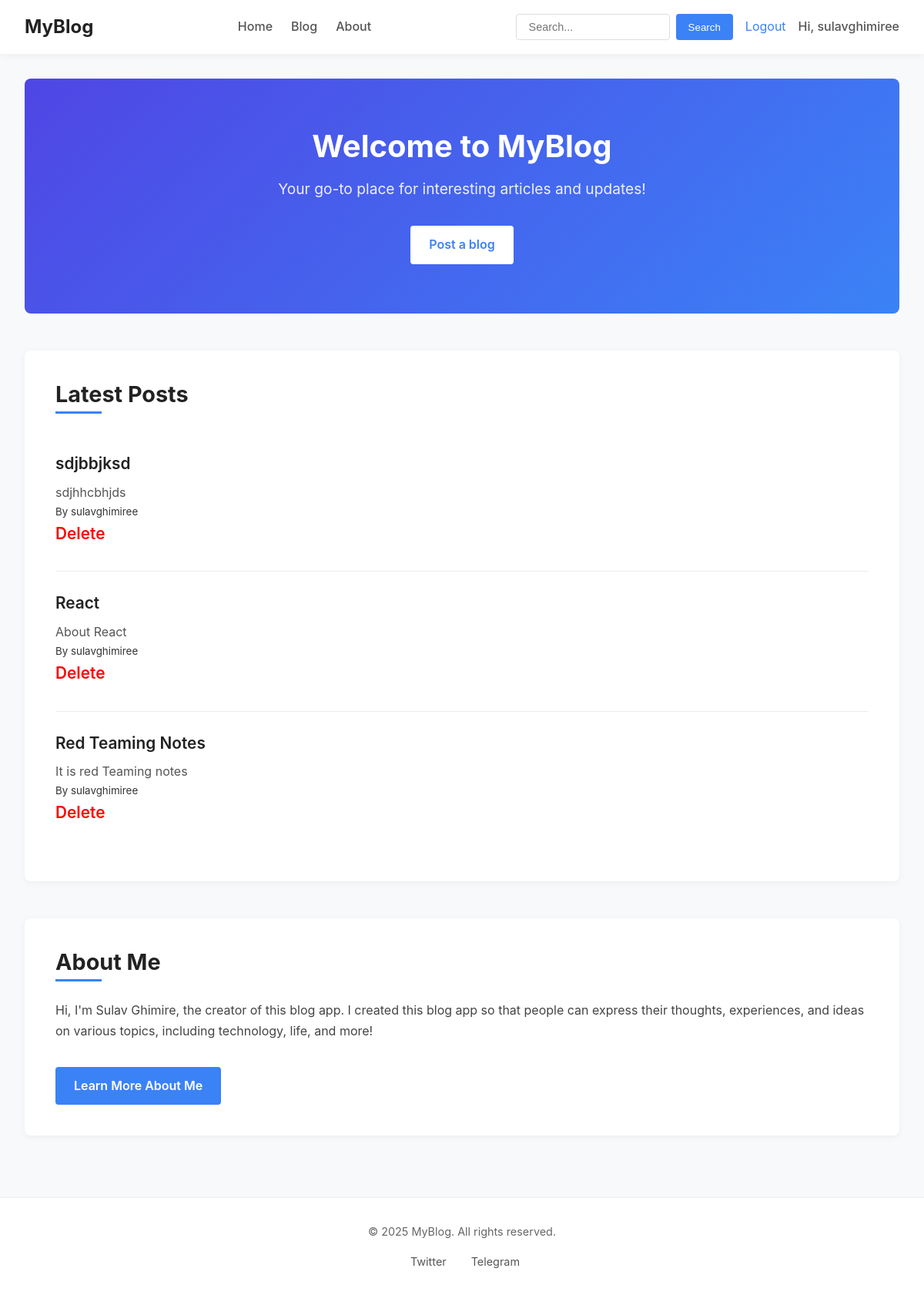
Before: / (signed in) with the older database file.
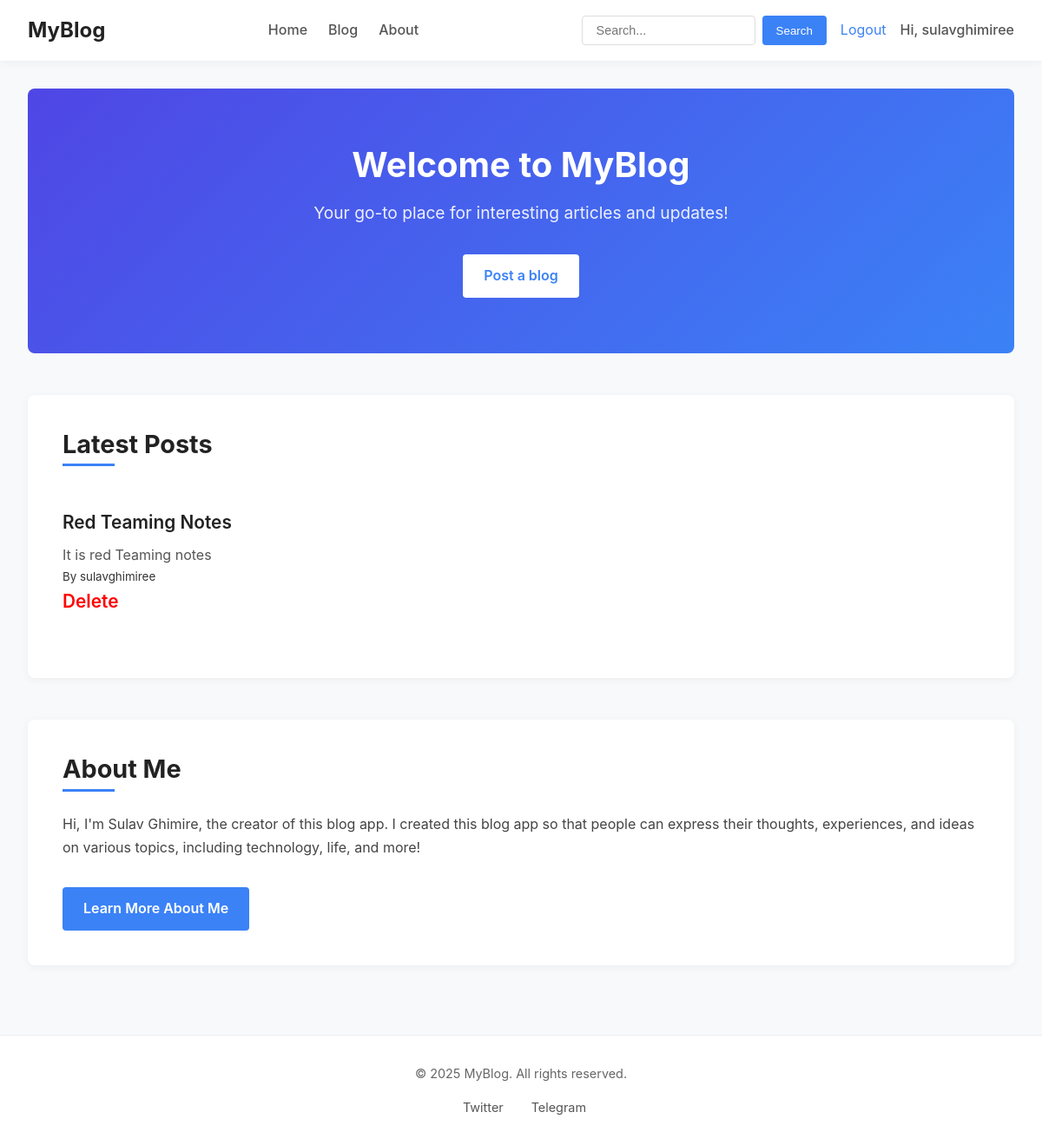
After: the same page with the newer database file.
### blog_app/models.py (models this page shows, shortened)
class Blog(models.Model):
    title = models.CharField(max_length=200)
    short_desc = models.CharField(max_length=200)
    content = models.TextField()
    author = models.ForeignKey(User, on_delete=models.CASCADE)
    created = models.DateTimeField(auto_now_add=True)
    updated = models.DateTimeField(auto_now=True)
    is_published = models.BooleanField(default=False)

### blog_app/views.py (the view)
# urls.py: path('', views.home, name='home'),
def home(request):
    blogs = Blog.objects.filter(is_published=True).order_by('-created')[:5]
    return render(request, 'blog_app/home.html', {'blogs':blogs})

### blog_app/templates/blog_app/home.html
{% extends 'base.html' %}{% block content %}
<section class="hero">
  <h1>Welcome to MyBlog</h1>
  <p>Your go-to place for interesting articles and updates!</p>
  <a href="{% url 'create-blog' %}" class="cta-button">Post a blog</a>
</section>
<section class="latest-posts">
  <h2>Latest Posts</h2>
  <ul>
    {% for blog in blogs %}
    <li>
      <a href="{% url 'blog-detail' blog.id %}">{{ blog.title }}</a>
      <p>{{ blog.short_desc }}</p>
      <small>By {{blog.author}}</small>
      {% if request.user == blog.author %}
      <a style="color: red" href="{% url 'delete-blog' blog.id %}">Delete</a>
      {% endif %}
    </li>
    {% empty %}
    <li>No posts available yet. Stay tuned!</li>
    {% endfor %}
  </ul>
</section>
<section class="about">
  <h2>About Me</h2>
  <p>
    Hi, I'm Sulav Ghimire, the creator of this blog app. I created this blog app
    so that people can express their thoughts, experiences, and ideas on various
    topics, including technology, life, and more!
  </p>
  <a href="https://sulavg.com.np" class="cta-button">Learn More About Me</a>
</section>
{% endblock %}

Changed rows visible on the page:
removed Blog: title "sdjbbjksd", short_desc "sdjhhcbhjds", author "sulavghimiree", shows "Delete"
removed Blog: title "React", short_desc "About React", author "sulavghimiree", shows "Delete"
